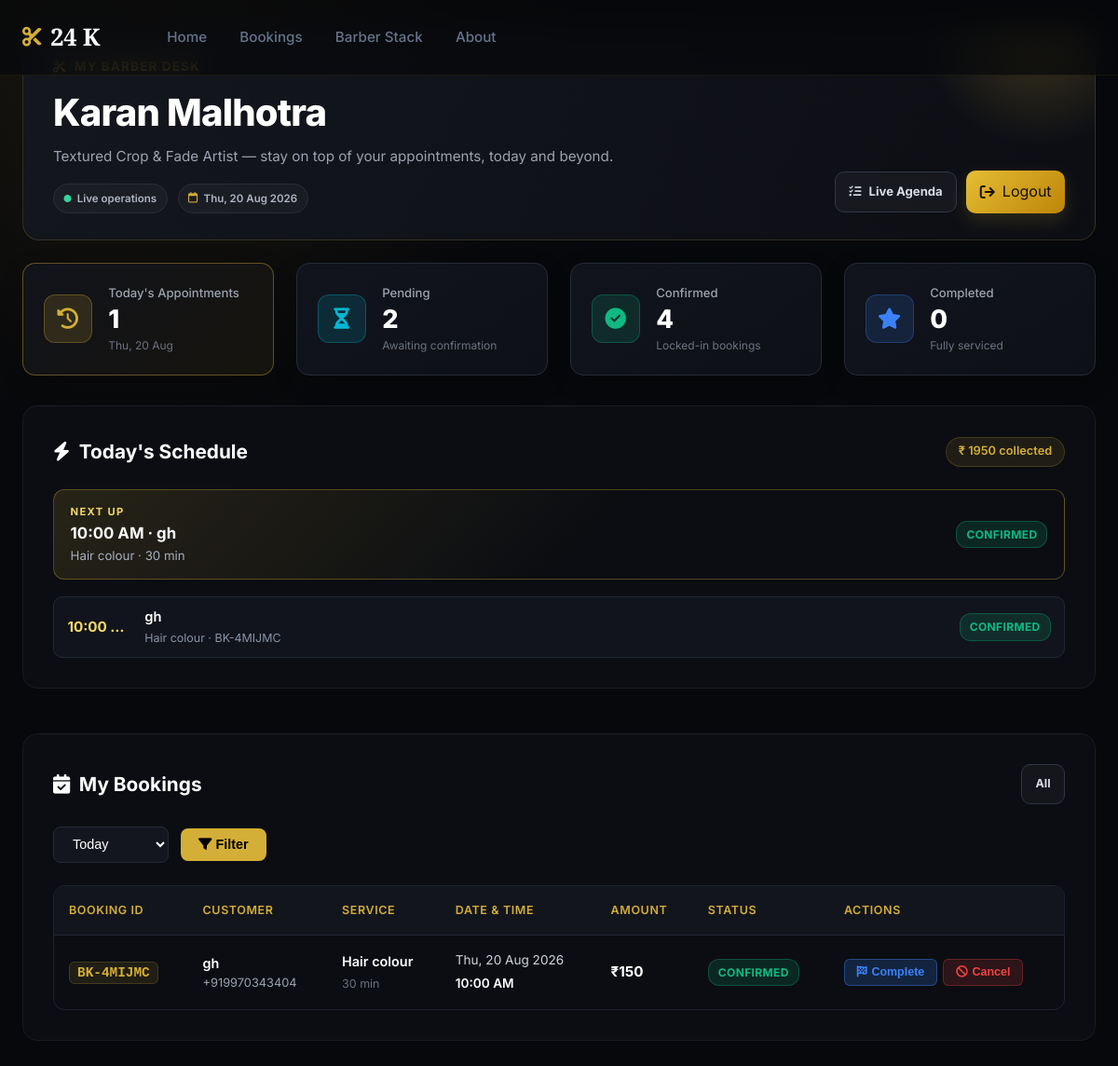
The page /barber/dashboard/ (signed in) on the database its author committed.
### booking/models.py (models this page shows, shortened)
class Barber(models.Model):
    name = models.CharField(max_length=100)
    title = models.CharField(max_length=100, default='Master Barber')
    bio = models.TextField(blank=True, default='Expert in precision cuts, fades, and traditional hot towel grooming.')
    photo = models.ImageField(upload_to='barbers/', null=True, blank=True)
    avatar_icon = models.CharField(
        max_length=50,
        default='user-tie',
        help_text="Font Awesome icon name (e.g. user-tie, user-ninja, user-doctor, crown)"
    )
    specialties = models.CharField(max_length=200, default='Skin Fade, Beard Styling, Hair Design')
    rating = models.DecimalField(max_digits=3, decimal_places=1, default=4.9)
    experience_years = models.PositiveIntegerField(default=5)
    is_active = models.BooleanField(default=True)
    user = models.OneToOneField(
        User, on_delete=models.SET_NULL, null=True, blank=True,
        related_name='barber_profile',
        help_text="Optional shop account that signs this barber into their personal dashboard."
    )
    created_at = models.DateTimeField(auto_now_add=True)
    class Meta:
        ordering = ['name']
        verbose_name = 'Barber'
        verbose_name_plural = 'Barbers'

class Booking(models.Model):
    STATUS_PENDING = 'PENDING'
    STATUS_CONFIRMED = 'CONFIRMED'
    STATUS_COMPLETED = 'COMPLETED'
    STATUS_CANCELLED = 'CANCELLED'
    STATUS_CHOICES = [
        (STATUS_PENDING, 'Pending'),
        (STATUS_CONFIRMED, 'Confirmed'),
        (STATUS_COMPLETED, 'Completed'),
        (STATUS_CANCELLED, 'Cancelled'),
    ]
    booking_id = models.CharField(max_length=20, unique=True, editable=False)
    user = models.ForeignKey(User, on_delete=models.SET_NULL, null=True, blank=True, related_name='bookings')
    service = models.ForeignKey(Service, on_delete=models.PROTECT, related_name='bookings')
    barber = models.ForeignKey(Barber, on_delete=models.SET_NULL, null=True, blank=True, related_name='bookings')
    booking_date = models.DateField()
    booking_time = models.TimeField()
    customer_name = models.CharField(max_length=100)
    customer_phone = models.CharField(max_length=20)
    customer_email = models.EmailField()
    special_request = models.TextField(blank=True)
    amount = models.DecimalField(max_digits=8, decimal_places=2)
    status = models.CharField(max_length=20, choices=STATUS_CHOICES, default=STATUS_PENDING)
    created_at = models.DateTimeField(auto_now_add=True)
    updated_at = models.DateTimeField(auto_now=True)
    class Meta:
        ordering = ['-created_at']
        indexes = [
            models.Index(fields=['booking_date', 'booking_time']),
            models.Index(fields=['user', 'status']),
            models.Index(fields=['booking_id']),
        ]

class Service(models.Model):
    CATEGORY_CHOICES = [
        ('MALE', 'Male Services'),
        ('FEMALE', 'Female Services'),
    ]
    name = models.CharField(max_length=100)
    category = models.CharField(max_length=20, choices=CATEGORY_CHOICES, default='MALE')
    description = models.TextField()
    price = models.DecimalField(max_digits=8, decimal_places=2)
    duration = models.PositiveIntegerField(help_text="Duration in minutes")
    image = models.ImageField(upload_to='services/', null=True, blank=True)
    icon = models.CharField(
        max_length=50,
        default='scissors',
        help_text="Font Awesome icon name (e.g. scissors, star, spa)"
    )
    is_active = models.BooleanField(default=True)
    sort_order = models.PositiveIntegerField(default=0)
    created_at = models.DateTimeField(auto_now_add=True)
    class Meta:
        ordering = ['sort_order', 'price']
        verbose_name = 'Service'
        verbose_name_plural = 'Services'

### booking/views.py (the view)
# urls.py: path('barber/dashboard/', views.barber_dashboard, name='barber_dashboard'),
def barber_dashboard(request):
    if not request.user.is_authenticated:
        return redirect_to_login(request.get_full_path())
    if request.user.is_staff:
        return _admin_dashboard(request)
    barber_profile = getattr(request.user, 'barber_profile', None)
    if barber_profile is not None:
        return _barber_dashboard(request, barber_profile)
    raise PermissionDenied

### templates/barber_dashboard_me.html (shortened to what this page needs)
{% extends 'base.html' %}
{% load static %}
{% block body_class %}barber-dashboard-page{% endblock %}
{% block content %}
<div class="admin-dashboard-wrapper">
  <div class="container">
    <div class="dashboard-header" data-animate="fade-up">
      <div>
        <div class="dashboard-eyebrow">
          <i class="fa-solid fa-scissors"></i> My barber desk
        </div>
        <h1 class="dashboard-title">{{ barber.name }}</h1>
        <p class="dashboard-subtitle">{{ barber.title }} — stay on top of your appointments, today and beyond.</p>
        <div class="dashboard-header-meta">
          <span><i class="fa-solid fa-circle"></i> Live operations</span>
          <span><i class="fa-regular fa-calendar"></i> {{ today|date:"D, d M Y" }}</span>
        </div>
      </div>
      <div class="header-actions">
        <a href="{% url 'barber_agenda' %}" target="_blank" class="dashboard-header-button dashboard-header-button--secondary">
          <i class="fa-solid fa-list-check"></i> Live Agenda
        </a>
        <form action="{% url 'logout' %}" method="POST" style="display: inline-flex; margin: 0;">
          <button type="submit" class="dashboard-header-button dashboard-header-button--primary" style="border: none; cursor: pointer; font: inherit;">
            <i class="fa-solid fa-arrow-right-from-bracket"></i> Logout
          </button>
        </form>
      </div>
    </div>
    <div class="stats-grid" data-animate="fade-up" data-delay="50">
      <div class="stat-card gold-border">
        <div class="stat-icon-wrap gold-bg"><i class="fa-solid fa-clock-rotate-left"></i></div>
        <div class="stat-info">
          <span class="stat-label">Today's Appointments</span>
          <span class="stat-value">{{ today_bookings }}</span>
          <span class="stat-sub">{{ today|date:"D, d M" }}</span>
        </div>
      </div>
      <div class="stat-card">
        <div class="stat-icon-wrap cyan-bg"><i class="fa-solid fa-hourglass-half"></i></div>
        <div class="stat-info">
          <span class="stat-label">Pending</span>
          <span class="stat-value">{{ pending_count }}</span>
          <span class="stat-sub">Awaiting confirmation</span>
        </div>
      </div>
      <div class="stat-card">
        <div class="stat-icon-wrap green-bg"><i class="fa-solid fa-circle-check"></i></div>
        <div class="stat-info">
          <span class="stat-label">Confirmed</span>
          <span class="stat-value">{{ confirmed_count }}</span>
          <span class="stat-sub">Locked-in bookings</span>
        </div>
      </div>
      <div class="stat-card">
        <div class="stat-icon-wrap blue-bg"><i class="fa-solid fa-star"></i></div>
        <div class="stat-info">
          <span class="stat-label">Completed</span>
          <span class="stat-value">{{ completed_count }}</span>
          <span class="stat-sub">Fully serviced</span>
        </div>
      </div>
    </div>
    <div class="dashboard-section">
      <div class="section-title-wrap">
        <h2><i class="fa-solid fa-bolt"></i> Today's Schedule</h2>
        <span class="section-badge">₹ {{ revenue_paid|floatformat:0 }} collected</span>
      </div>
      {% if next_appointment %}
      <div class="next-queue-item" style="align-items:center; background:linear-gradient(135deg, rgba(212,175,55,0.14), transparent 55%); border:1px solid rgba(212,175,55,0.35); border-radius:12px; display:flex; gap:1rem; justify-content:space-between; margin-bottom:1.1rem; padding:0.9rem 1.1rem;">
        <div>
          <div style="color:#f3d86a; font-size:0.7rem; font-weight:700; letter-spacing:0.12em; text-transform:uppercase;">Next up</div>
          <div style="color:#fff; font-size:1.05rem; font-weight:700;">
            {% if next_appointment.booking_date == today %}{{ next_appointment.booking_time|time:"g:i A" }} · {% else %}{{ next_appointment.booking_date|date:"D, d M" }} · {% endif %}
            {{ next_appointment.customer_name }}
          </div>
          <div style="color:#a7afc0; font-size:0.83rem;">{{ next_appointment.service.name }} · {{ next_appointment.service.duration }} min</div>
        </div>
        <span class="status-badge status-{{ next_appointment.status|lower }}">{{ next_appointment.get_status_display }}</span>
      </div>
      {% endif %}
      <div class="today-queue-list" style="display:flex; flex-direction:column; gap:0.5rem;">
        {% for b in today_schedule %}
        <div class="today-queue-row" style="align-items:center; background:#11141c; border:1px solid #232836; border-radius:10px; display:flex; gap:0.8rem; padding:0.65rem 0.9rem;">
          <strong style="color:#f3d86a; font-size:0.95rem; flex:0 0 70px;">{{ b.booking_time|time:"g:i A" }}</strong>
          <div style="flex:1; min-width:0;">
            <div style="color:#fff; font-weight:600; font-size:0.92rem;">{{ b.customer_name }}</div>
            <div style="color:#8a93a6; font-size:0.78rem;">{{ b.service.name }} · {{ b.booking_id }}</div>
          </div>
          <span class="status-badge status-{{ b.status|lower }}">{{ b.get_status_display }}</span>
        </div>
        {% empty %}
        <p style="color:#8a93a6; font-size:0.9rem;">No appointments scheduled for today. Enjoy the calm!</p>
        {% endfor %}
      </div>
    </div>
    <div class="dashboard-section">
      <div class="section-title-wrap">
        <h2><i class="fa-solid fa-calendar-check"></i> My Bookings</h2>
        <a href="{% url 'barber_dashboard' %}" class="dashboard-header-button dashboard-header-button--secondary" style="font-size:0.78rem;">All</a>
      </div>
      <div class="appointments-header">
        <form method="GET" action="{% url 'barber_dashboard' %}" class="admin-filter-form">
          <div class="filter-controls">
            <select name="status" class="admin-select-filter">
              <option value="TODAY" {% if status_filter == 'TODAY' %}selected{% endif %}>Today</option>
            </select>
            <button type="submit" class="btn-filter"><i class="fa-solid fa-filter"></i> Filter</button>
          </div>
        </form>
      </div>
      <div class="table-responsive">
        <table class="admin-table">
          <thead>
            <tr>
              <th>Booking ID</th>
              <th>Customer</th>
              <th>Service</th>
              <th>Date &amp; Time</th>
              <th>Amount</th>
              <th>Status</th>
              <th>Actions</th>
            </tr>
          </thead>
          <tbody>
            {% for b in bookings %}
            <tr>
              <td><span class="booking-id-tag">{{ b.booking_id }}</span></td>
              <td>
                <div class="customer-info-box">
                  <span class="cust-name">{{ b.customer_name }}</span>
                  <span class="cust-phone">{{ b.customer_phone }}</span>
                </div>
              </td>
              <td>
                <span class="service-name-tag">{{ b.service.name }}</span>
                <span class="service-dur">{{ b.service.duration }} min</span>
              </td>
              <td>
                <div class="date-time-box">
                  <span class="b-date">{{ b.booking_date|date:"D, d M Y" }}</span>
                  <span class="b-time">{{ b.booking_time|time:"g:i A" }}</span>
                </div>
              </td>
              <td><span class="amount-tag">₹{{ b.service.price|floatformat:0 }}</span></td>
              <td><span class="status-badge status-{{ b.status|lower }}">{{ b.get_status_display }}</span></td>
              <td>
                <div class="action-buttons">
                  {% if b.status != 'COMPLETED' and b.status != 'CANCELLED' %}
                  <form method="POST" action="{% url 'barber_update_status' b.booking_id %}" class="inline-form">
                    <button type="submit" class="btn-action btn-complete"><i class="fa-solid fa-flag-checkered"></i> Complete</button>
                  </form>
                  {% endif %}
                  {% if b.status != 'CANCELLED' %}
                  <form method="POST" action="{% url 'barber_update_status' b.booking_id %}" class="inline-form">
                    <button type="submit" class="btn-action btn-cancel" onclick="return confirm('Cancel this booking?')"><i class="fa-solid fa-ban"></i> Cancel</button>
                  </form>
                  {% endif %}
                </div>
              </td>
            </tr>
            {% empty %}
            <tr><td colspan="7" class="empty-table-msg"><i class="fa-regular fa-calendar-xmark"></i><br />No bookings in this view.</td></tr>
            {% endfor %}
          </tbody>
        </table>
      </div>
    </div>
  </div>
</div>
{% endblock %}

### rows shown on the page
Barber: name "Karan Malhotra", title "Textured Crop & Fade Artist"
Booking: booking_time "10:00 AM", customer_name "gh", service.name "Hair colour", service.duration "30", status "CONFIRMED", booking_id "BK-4MIJMC", customer_phone "+919970343404", booking_date "Thu, 20 Aug 2026", service.price "150", shows "Complete", shows "Cancel"

### other values the page prints
{{ today|date:"D, d M Y" }} "Thu, 20 Aug 2026"
{{ today_bookings }} "1"
{{ today|date:"D, d M" }} "Thu, 20 Aug"
{{ pending_count }} "2"
{{ confirmed_count }} "4"
{{ completed_count }} "0"
{{ revenue_paid|floatformat:0 }} "1950"
